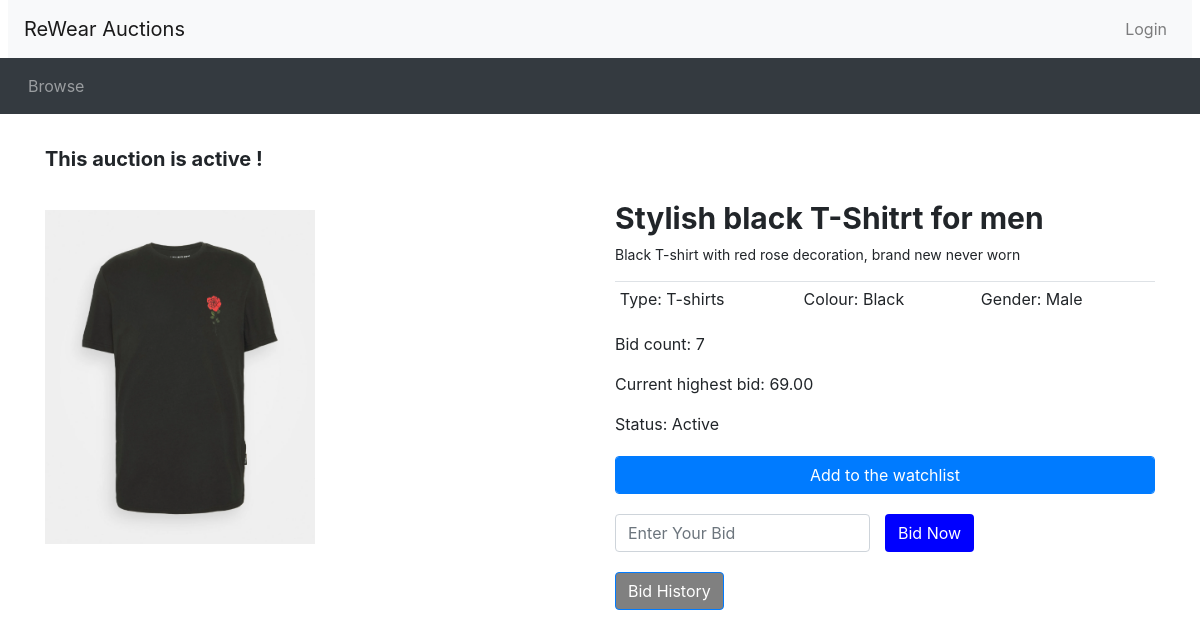
The page /listing.php on the database its author committed.
### tables this page shows
CREATE TABLE Auctions (
    auctionID INT(10) AUTO_INCREMENT,
    auctionStartDate DATETIME NOT NULL,
    auctionEndDate DATETIME NOT NULL,
    auctionStartingPrice DOUBLE(10,2) NOT NULL, 
    auctionReservePrice DOUBLE(10,2),
    auctionName VARCHAR(100) NOT NULL,
    auctionDescription VARCHAR(500),
    auctionPicture VARCHAR(100),
    sellerID INT(10),
    categoryType VARCHAR(100),
    categoryColor VARCHAR(100),
    categoryGender VARCHAR(100),
    categorySize VARCHAR(100),
    PRIMARY KEY(auctionID),
    FOREIGN KEY (sellerID) REFERENCES Users (userID) ON UPDATE CASCADE ON DELETE CASCADE,
    FOREIGN KEY (categoryType) REFERENCES CategoryClothsType (categoryType) ON UPDATE CASCADE ON DELETE RESTRICT,
    FOREIGN KEY (categoryColor) REFERENCES CategoryColorType (categoryColor) ON UPDATE CASCADE ON DELETE RESTRICT,
    FOREIGN KEY (categoryGender) REFERENCES categoryGenderType (categoryGender) ON UPDATE CASCADE ON DELETE RESTRICT,
    FOREIGN KEY (categorySize) REFERENCES categorySizeType (categorySize) ON UPDATE CASCADE ON DELETE RESTRICT
);

### database_connection.php (called while the page is built, shortened)
<?php
function connectMAC()
{
    $configFile = 'Database_host_MAC.txt';
    $configData = file($configFile, FILE_IGNORE_NEW_LINES | FILE_SKIP_EMPTY_LINES);
    $dbConfig = [];
    foreach ($configData as $line) {
       list($key, $value) = explode('=', $line);
       $dbConfig[$key] = $value;
    }
    $connection = mysqli_connect($dbConfig['host'], $dbConfig['username'], $dbConfig['password'], $dbConfig['DB_name']);
    return $connection;
}
function send_queryMAC($query)
{
    $connection = connectMAC();
    $result = mysqli_query($connection, $query);
    return $result;
}
?>

### listing.php (the view, shortened to what this page needs)
<?php include_once("header.php")?>
<?php require_once("database_connection.php")?>
<?php
$auctionID = 2;
$sql_auction = "SELECT a.auctionName, a.categoryType, a.categoryColor, a.categoryGender, a.categorySize, u.username, a.auctionDescription, a.auctionStartDate, a.auctionEndDate, a.auctionStartingPrice, MAX(b.bidValue) as auctionMaxCP, COUNT(b.auctionID) as auctionBidCount
FROM Auctions a
JOIN Users u ON a.sellerID = u.userID
LEFT JOIN Bids b ON a.auctionID = b.auctionID
WHERE a.auctionID = '{$auctionID}'
GROUP BY a.auctionID, a.auctionName, a.categoryType, a.categoryColor, a.categoryGender, a.categorySize, u.username, a.auctionDescription, a.auctionStartDate, a.auctionEndDate, a.auctionStartingPrice";
$result = send_queryMAC($sql_auction);
$rows = mysqli_fetch_array($result);
$auctionName = $rows["auctionName"];
$auctionDescription = $rows['auctionDescription'];
$auctionMaxCP = $rows['auctionMaxCP'];
$auctionBidCount = $rows['auctionBidCount'];
$categoryType = $rows['categoryType'];
$categoryColor = $rows['categoryColor'];
$categoryGender = $rows['categoryGender'];
$auctionEndDate = $rows['auctionEndDate'];
$endDate = new DateTime($auctionEndDate);
$now = new DateTime();
if ($endDate > $now) {
  $auctionStatus = 'Active';
} else {
  $auctionStatus = 'Closed';
}
$watching = false;
?>
<div class="container">
    <div style="margin-top: 30px;">
        <div class="auction-status-info" style="font-size: 20px; font-weight: bold;">
            <p> This auction is  <?php echo strtolower($auctionStatus) ?> !</p>
        </div>
    </div>
    <div class="row">
        <div class="col-sm-6">
            <div style="margin-top: 20px;">
                <img src="images/plainblackTshirt_male.png" class='img-rounded img-responsive item-img'>
            </div>
        </div>
    <div class="col-sm-6">
        <div style="margin-top: 10px;">
        <div class="item-details">
            <h2 class="item-title" style="font-size: 30px; font-weight: bold;"><?php echo $auctionName ?></h2>
            <p class="item-description" style="font-size: 14px;"><?php echo $auctionDescription ?></p>
            <table class="table table-sm">
                <tbody>
                    <tr>
                        <td>Type: <?php echo $categoryType ?></td>
                        <td>Colour: <?php echo $categoryColor ?></td>
                        <td>Gender: <?php echo $categoryGender ?></td>
                    </tr>
                </tbody>
            </table>
            <div class="auction-info">
                <p>Bid count: <?php echo $auctionBidCount ?></p>
                <p>Current highest bid: <?php echo $auctionMaxCP ?></p>
                <p>Status: <?php echo $auctionStatus ?></p>
            </div>
        </div>
        <div style="margin-top: 20px;">
            <?php if ($auctionStatus == 'Active' && $watching == false): ?>
            <form action="watchlist_funcs.php" method="POST">
                <button type="submit" class="btn btn-primary form-control" name="watchlistsubmit"> Add to the watchlist </button>
            </form>
            <?php endif; ?>
        </div>
            <?php if ($auctionStatus == 'Active'): ?>
            <form action="place_bid.php" method="POST">
                <div class="row form-group">
                <div class="col-sm-6">
                    <input type="text" id="bid_price" name="bid_price" placeholder="Enter Your Bid" class="form-control input-frame">
                </div>
                <input type="submit" class="btn btn-default item-button" value="Bid Now" name="submit" id="submit" style="background-color: blue; color: white;"/>
                </div>
            </form>
            <?php endif; ?>
        <div class="bid-history">
            <button id="bidHistoryBtn" class="btn btn-primary" style="background-color: gray; color: white;">Bid History</button>
        </div>
    </div>
</div>
<?php include_once("footer.php")?>

### header.php (shortened to what this page needs)
<!doctype html>
<html lang="en">
<head>
  <link rel="stylesheet" href="css/bootstrap.min.css">
  <link rel="stylesheet" href="https://cdnjs.cloudflare.com/ajax/libs/font-awesome/4.7.0/css/font-awesome.min.css">
  <link rel="stylesheet" href="css/custom.css">
</head>
<body>
<nav class="navbar navbar-expand-lg navbar-light bg-light mx-2">
  <a class="navbar-brand" href="browse.php">ReWear Auctions</a>
  <ul class="navbar-nav ml-auto">
    <li class="nav-item">
<?php
  if (isset($_SESSION['logged_in']) && $_SESSION['logged_in'] == true) {
    echo '<a class="nav-link" href="logout.php">Logout</a>';
  }
  else {
    echo '<a href="login.php" class="btn nav-link">Login</a>';
  }
?>
    </li>
  </ul>
</nav>
<nav class="navbar navbar-expand-lg navbar-dark bg-dark">
  <ul class="navbar-nav align-middle">
<?php
  if (isset($_SESSION['account_type']) && $_SESSION['account_type'] == 'Buyer') {
  echo('
  <li class="nav-item mx-1"><a class="nav-link" href="user_profile.php">My profile</a>
  </li>
  <li class="nav-item mx-1"><a class="nav-link" href="browse.php">Browse</a>
  </li>
  <li class="nav-item mx-1"><a class="nav-link" href="mybids.php">My bids</a>
    </li>
	<li class="nav-item mx-1"><a class="nav-link" href="recommendations.php">My recommendations</a>
    </li>
  <li class="nav-item mx-1"><a class="nav-link" href="my_wishlist.php">My watchlist</a>
    </li>');
  }
  else {
    echo('
    <li class="nav-item mx-1"><a class="nav-link" href="browse.php">Browse</a>
    </li>');
  }
?>
  </ul>
</nav>

### footer.php (shortened to what this page needs)
</body>
</html>

### listing.php (style rules this page uses)
.item-img { width: 50%; height: auto; }

### rows shown on the page
auctions: auctionEndDate "active", auctionName "Stylish black T-Shitrt for men", auctionDescription "Black T-shirt with red rose decoration, brand new never worn", categoryType "T-shirts", categoryColor "Black", categoryGender "Male", auctionEndDate "Active"

### other values the page prints
$auctionBidCount "7"
$auctionMaxCP "69.00"
